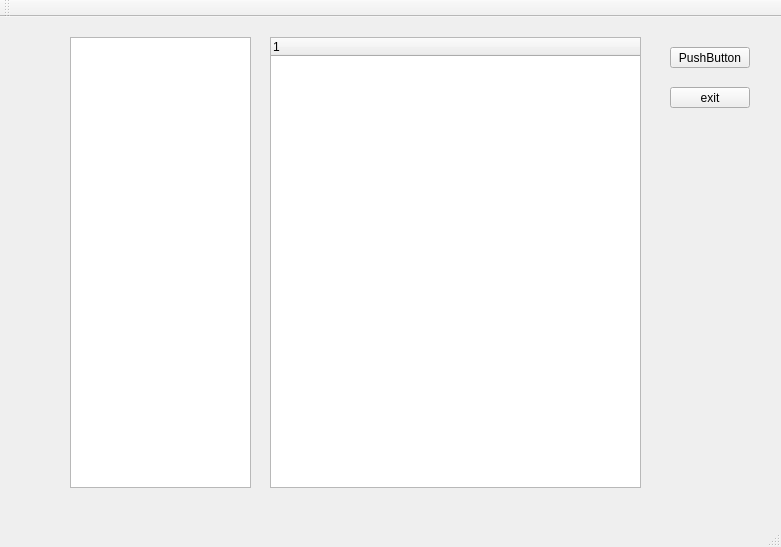
<?xml version="1.0" encoding="UTF-8"?>
<ui version="4.0">
 <class>lesson_2</class>
 <widget class="QMainWindow" name="lesson_2">
  <property name="geometry">
   <rect>
    <x>0</x>
    <y>0</y>
    <width>781</width>
    <height>547</height>
   </rect>
  </property>
  <property name="windowTitle">
   <string>lesson_2</string>
  </property>
  <widget class="QWidget" name="centralWidget">
   <widget class="QTableWidget" name="tableWidget">
    <property name="geometry">
     <rect>
      <x>70</x>
      <y>20</y>
      <width>181</width>
      <height>451</height>
     </rect>
    </property>
   </widget>
   <widget class="QPushButton" name="pushButton">
    <property name="geometry">
     <rect>
      <x>670</x>
      <y>30</y>
      <width>80</width>
      <height>21</height>
     </rect>
    </property>
    <property name="text">
     <string>PushButton</string>
    </property>
   </widget>
   <widget class="QTreeWidget" name="treeWidget">
    <property name="geometry">
     <rect>
      <x>270</x>
      <y>20</y>
      <width>371</width>
      <height>451</height>
     </rect>
    </property>
    <column>
     <property name="text">
      <string notr="true">1</string>
     </property>
    </column>
   </widget>
   <widget class="QPushButton" name="button_exit">
    <property name="geometry">
     <rect>
      <x>670</x>
      <y>70</y>
      <width>80</width>
      <height>21</height>
     </rect>
    </property>
    <property name="text">
     <string>exit</string>
    </property>
   </widget>
  </widget>
  <widget class="QMenuBar" name="menuBar">
   <property name="geometry">
    <rect>
     <x>0</x>
     <y>0</y>
     <width>781</width>
     <height>20</height>
    </rect>
   </property>
  </widget>
  <widget class="QToolBar" name="mainToolBar">
   <attribute name="toolBarArea">
    <enum>TopToolBarArea</enum>
   </attribute>
   <attribute name="toolBarBreak">
    <bool>false</bool>
   </attribute>
  </widget>
  <widget class="QStatusBar" name="statusBar"/>
 </widget>
 <layoutdefault spacing="6" margin="11"/>
 <resources/>
 <connections/>
</ui>
